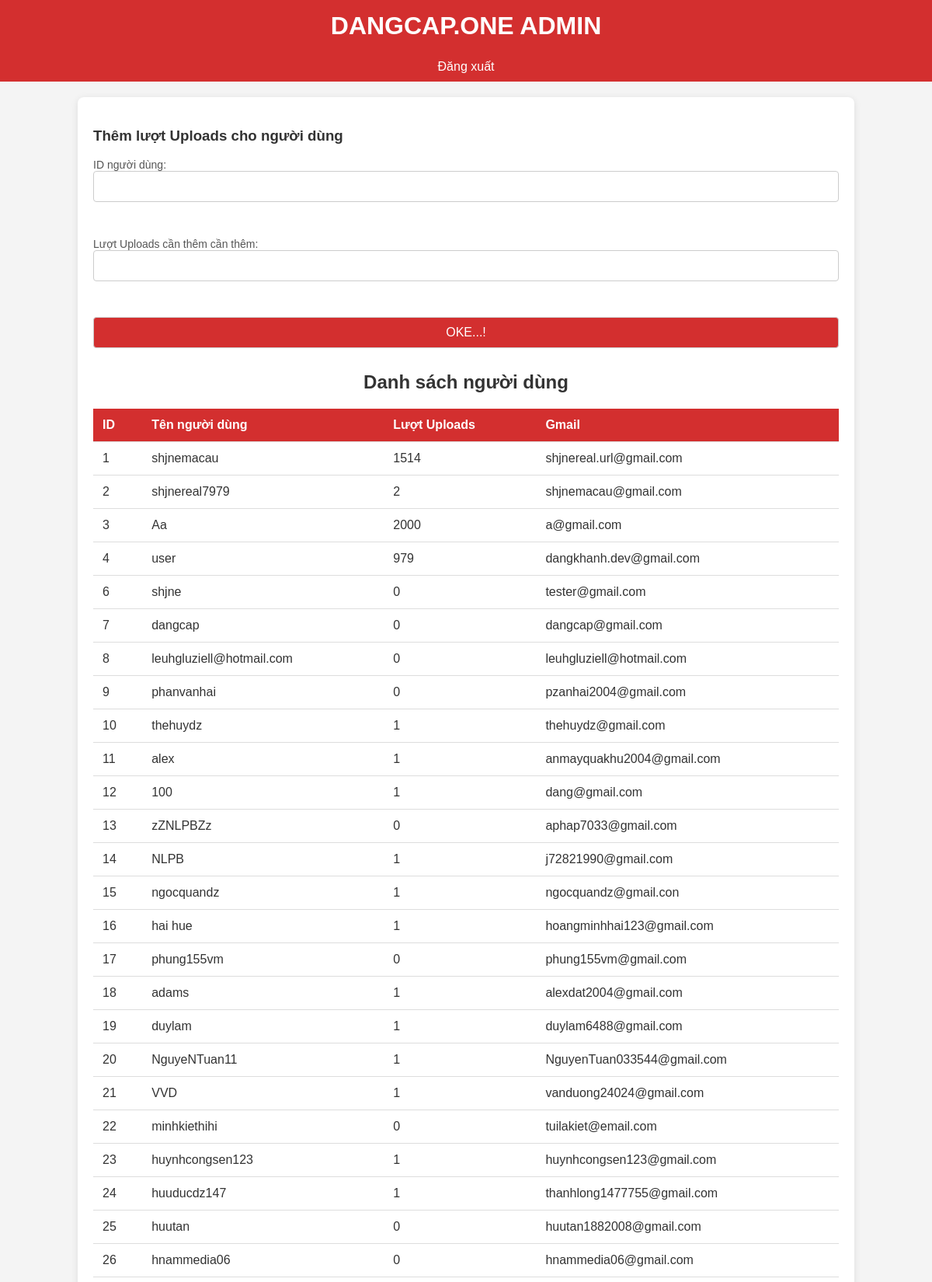
Page /admin/index.php (signed in, upper part) on the committed database.
### tables this page shows
CREATE TABLE `users` (
  `id` int(11) NOT NULL,
  `name` varchar(100) NOT NULL,
  `email` varchar(255) NOT NULL,
  `username` varchar(60) NOT NULL,
  `password` varchar(255) NOT NULL,
  `created_at` datetime NOT NULL,
  `coins` int(11) NOT NULL DEFAULT 0,
  `active_image_path` text DEFAULT '0'
);

### admin/index.php (the view, shortened to what this page needs)
<?php
include('../app/db.php');
$users_per_page = 50;
$page = isset($_GET['page']) ? (int)$_GET['page'] : 1;
$offset = ($page - 1) * $users_per_page;
$query = "SELECT id, username, coins, email FROM users LIMIT :offset, :limit";
$stmt = $db->prepare($query);
$stmt->bindParam(':offset', $offset, PDO::PARAM_INT);
$stmt->bindParam(':limit', $users_per_page, PDO::PARAM_INT);
$stmt->execute();
$users = $stmt->fetchAll(PDO::FETCH_ASSOC);
?>
<!DOCTYPE html>
<html lang="vi">
<head>
</head>
<body>
<header>
    <h1>DANGCAP.ONE ADMIN</h1>
</header>
<div class="menu">
    <ul>
        <li><a href="logout.php">Đăng xuất</a></li>
    </ul>
</div>
<div class="container">
    <h3>Thêm lượt Uploads cho người dùng</h3>
    <form id="addCoinsForm">
        <label for="user_id">ID người dùng:</label>
        <input type="number" id="user_id" name="user_id" required><br><br>
        <label for="coins">Lượt Uploads cần thêm cần thêm:</label>
        <input type="number" id="coins" name="coins" required><br><br>
        <input type="submit" value="OKE...!">
    </form>
<center><h2>Danh sách người dùng</h2>
    <table>
        <thead>
            <tr>
                <th>ID</th>
                <th>Tên người dùng</th>
                <th>Lượt Uploads</th>
                <th>Gmail</th>
            </tr>
        </thead>
        <tbody>
            <?php foreach ($users as $user): ?>
                <tr>
                    <td><?php echo htmlspecialchars($user['id']); ?></td>
                    <td><?php echo htmlspecialchars($user['username']); ?></td>
                    <td><?php echo htmlspecialchars($user['coins']); ?></td>
                    <td><?php echo htmlspecialchars($user['email']); ?></td>
                </tr>
            <?php endforeach; ?>
        </tbody>
    </table>
</div>
</body>
</html>

### admin/index.php (style rules this page uses)
body { font-family: Arial, sans-serif; background-color: #f4f4f4; margin: 0; padding: 0; color: #333; }
header { background-color: #D32F2F; color: white; padding: 15px 0; text-align: center; }
h1 { margin: 0; }
.menu { background-color: #D32F2F; color: white; padding: 10px; text-align: center; }
.menu ul { list-style-type: none; margin: 0; padding: 0; }
.menu li { display: inline; margin: 0 15px; }
.menu a { color: white; text-decoration: none; }
.container { width: 80%; margin: 20px auto; background-color: white; border-radius: 8px; box-shadow: 0 2px 10px rgba(0, 0, 0, 0.1); padding: 20px; overflow: hidden; padding-bottom: 60px; }
form { display: flex; flex-direction: column; margin-bottom: 20px; }
form label { font-size: 14px; color: #555; }
form input[type="number"], form input[type="submit"] { padding: 10px; margin-bottom: 10px; border: 1px solid #ccc; border-radius: 4px; font-size: 16px; }
form input[type="submit"] { background-color: #D32F2F; color: white; cursor: pointer; }
table { width: 100%; border-collapse: collapse; margin-bottom: 20px; }
th, td { padding: 12px; text-align: left; border-bottom: 1px solid #ddd; }
th { background-color: #D32F2F; color: white; }

### rows in the picture
users: id "1", username "shjnemacau", coins "1514", email "shjnereal.url@gmail.com"
users: id "2", username "shjnereal7979", coins "2", email "shjnemacau@gmail.com"
users: id "3", username "Aa", coins "2000", email "a@gmail.com"
users: id "4", username "user", coins "979", email "dangkhanh.dev@gmail.com"
users: id "6", username "shjne", coins "0", email "tester@gmail.com"
users: id "7", username "dangcap", coins "0", email "dangcap@gmail.com"
users: id "8", username "leuhgluziell@hotmail.com", coins "0", email "leuhgluziell@hotmail.com"
users: id "9", username "phanvanhai", coins "0", email "pzanhai2004@gmail.com"
users: id "10", username "thehuydz", coins "1", email "thehuydz@gmail.com"
users: id "11", username "alex", coins "1", email "anmayquakhu2004@gmail.com"
users: id "12", username "100", coins "1", email "dang@gmail.com"
users: id "13", username "zZNLPBZz", coins "0", email "aphap7033@gmail.com"
users: id "14", username "NLPB", coins "1", email "j72821990@gmail.com"
users: id "15", username "ngocquandz", coins "1", email "ngocquandz@gmail.con"
users: id "16", username "hai hue", coins "1", email "hoangminhhai123@gmail.com"
users: id "17", username "phung155vm", coins "0", email "phung155vm@gmail.com"
users: id "18", username "adams", coins "1", email "alexdat2004@gmail.com"
users: id "19", username "duylam", coins "1", email "duylam6488@gmail.com"
users: id "20", username "NguyeNTuan11", coins "1", email "NguyenTuan033544@gmail.com"
users: id "21", username "VVD", coins "1", email "vanduong24024@gmail.com"
users: id "22", username "minhkiethihi", coins "0", email "tuilakiet@email.com"
users: id "23", username "huynhcongsen123", coins "1", email "huynhcongsen123@gmail.com"
users: id "24", username "huuducdz147", coins "1", email "thanhlong1477755@gmail.com"
users: id "25", username "huutan", coins "0", email "huutan1882008@gmail.com"
users: id "26", username "hnammedia06", coins "0", email "hnammedia06@gmail.com"
